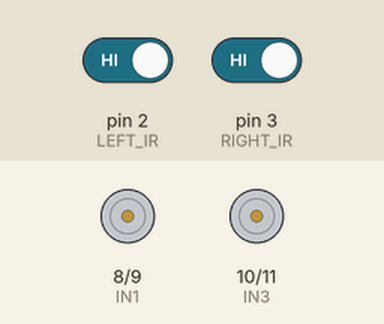
This sketch was run on a simulated Arduino Uno, built with avr-gcc and run on an emulated ATmega328P. On the bench: motor-driver pin pairs drawn as motors (green arrow = first pin HIGH = forward, orange = second pin HIGH = backward, longer = more drive, scaled by the enable pin). The inputs (shaded band) are chosen by the test bench; at power-on: pin 2 (LEFT_IR) HIGH, pin 3 (RIGHT_IR) HIGH.

Above: at 3.2 s.
3.3 s: pin 2 (LEFT_IR) driven LOW
At 4.1 s:
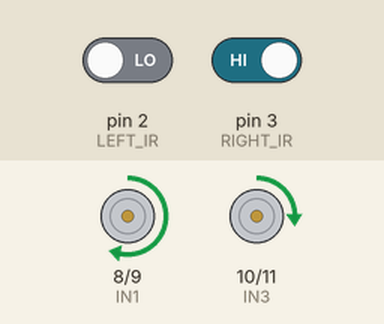
4.8 s: pin 3 (RIGHT_IR) driven LOW
At 5.2 s:
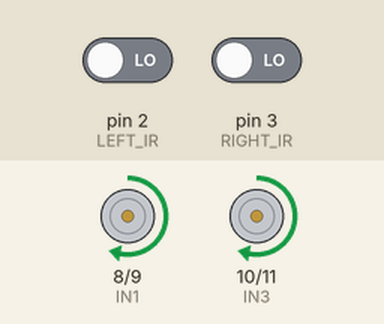
6.3 s: pin 2 (LEFT_IR) driven HIGH
At 7.6 s:
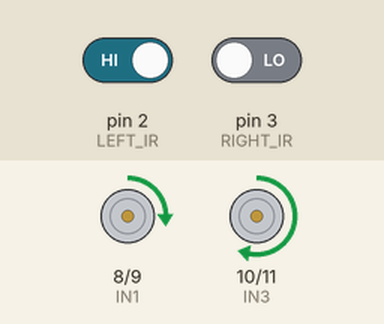
Timing chart, 0 to 9.3 s (numbered marks = the images above; inputs shaded):
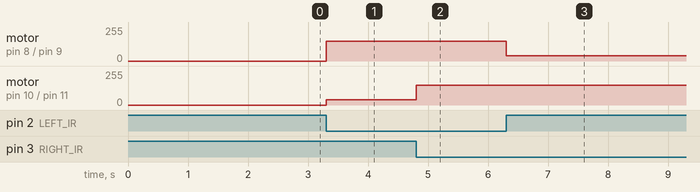

Measured:
- after the input at 3.3 s, motor on pin 8 (IN1) / pin 9 (IN2): stopped → forward 150/255 at once; motor on pin 10 (IN3) / pin 11 (IN4): stopped → forward 40/255 at once
- after the input at 4.8 s, motor on pin 10 (IN3) / pin 11 (IN4): forward 40/255 → forward 150/255 at once
- after the input at 6.3 s, motor on pin 8 (IN1) / pin 9 (IN2): forward 150/255 → forward 40/255 at once

The sketch:

line_follower.ino
```cpp
// Robotics 101, Lesson 12: line-follower
// Two IR sensors either side of a black line; an L298N drives two DC motors.
// Pins: left IR D2, right IR D3, ENA D5, ENB D6, IN1 D8, IN2 D9, IN3 D10, IN4 D11.

const int LEFT_IR = 2;
const int RIGHT_IR = 3;
const int ENA = 5;
const int IN1 = 8;
const int IN2 = 9;
const int ENB = 6;
const int IN3 = 10;
const int IN4 = 11;

// Calibrate in Lesson 9: the value a sensor reads over the black line.
const int ON_LINE = HIGH;

// Tune these in Lesson 12. Lower is easier to control; higher is faster.
const int BASE_SPEED = 150;  // straight driving (0 to 255)
const int TURN_SPEED = 40;   // inner wheel while turning; 0 or negative (e.g. -80) for sharp corners

// What to do when both sensors see black: STOP at a finish line,
// or keep going to cross a junction or a sharp corner.
const bool STOP_WHEN_BOTH = true;

void setup() {
  pinMode(LEFT_IR, INPUT);
  pinMode(RIGHT_IR, INPUT);
  pinMode(ENA, OUTPUT);
  pinMode(IN1, OUTPUT);
  pinMode(IN2, OUTPUT);
  pinMode(ENB, OUTPUT);
  pinMode(IN3, OUTPUT);
  pinMode(IN4, OUTPUT);
  setMotors(0, 0);
  Serial.begin(9600);
  delay(2000);  // two seconds to put the robot on the track
}

void loop() {
  bool leftOnLine = digitalRead(LEFT_IR) == ON_LINE;
  bool rightOnLine = digitalRead(RIGHT_IR) == ON_LINE;

  if (!leftOnLine && !rightOnLine) {
    // Line between the sensors: go straight.
    setMotors(BASE_SPEED, BASE_SPEED);
  } else if (leftOnLine && !rightOnLine) {
    // Line under the left sensor: turn left by slowing the left wheel.
    setMotors(TURN_SPEED, BASE_SPEED);
  } else if (!leftOnLine && rightOnLine) {
    // Line under the right sensor: turn right by slowing the right wheel.
    setMotors(BASE_SPEED, TURN_SPEED);
  } else {
    // Both on black: a cross line or the finish.
    if (STOP_WHEN_BOTH) {
      setMotors(0, 0);
    } else {
      setMotors(BASE_SPEED, BASE_SPEED);
    }
  }
}

// Positive speed: forward. Negative: backward. 0: stop.
void setMotors(int leftSpeed, int rightSpeed) {
  driveOne(ENA, IN1, IN2, leftSpeed);
  driveOne(ENB, IN3, IN4, rightSpeed);
}

void driveOne(int enPin, int inA, int inB, int speed) {
  if (speed > 0) {
    digitalWrite(inA, HIGH);
    digitalWrite(inB, LOW);
  } else if (speed < 0) {
    digitalWrite(inA, LOW);
    digitalWrite(inB, HIGH);
  } else {
    digitalWrite(inA, LOW);
    digitalWrite(inB, LOW);
  }
  analogWrite(enPin, constrain(abs(speed), 0, 255));
}
```
